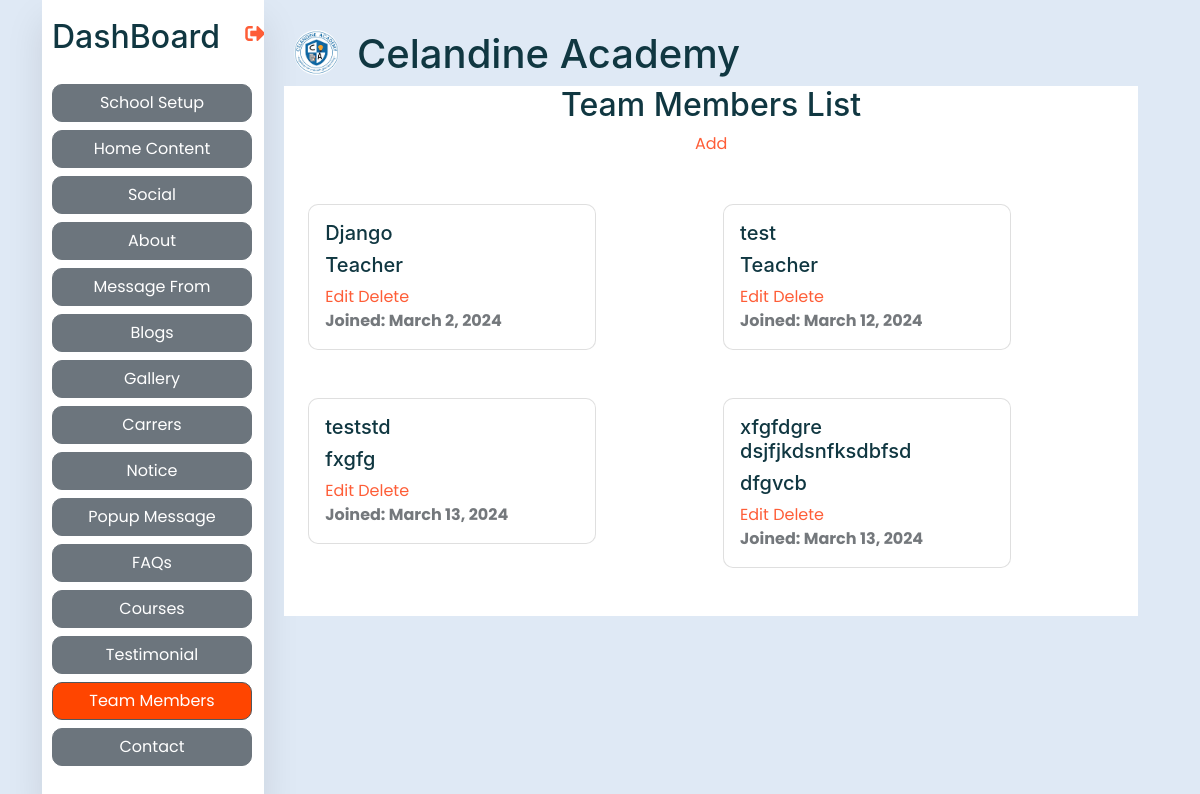
Page /view-team-members/ (signed in) on the committed database.
### base/models.py (models this page shows, shortened)
class SchoolSetup(models.Model):
    data_set = models.CharField(max_length=255)
    logo = models.ImageField(upload_to="uploads/logos")
    school_name = models.CharField(max_length=255)
    address = models.CharField(max_length=255)
    contact = models.CharField(max_length=255)
    email = models.EmailField(max_length=255)
    opening_hours = models.CharField(max_length=255)
    map_url = models.URLField(null=True, blank=True)
    created_at = models.DateTimeField(auto_now_add=True)
    class Meta:
        verbose_name_plural = "01. School Setup"

class TeamMember(models.Model):
    name = models.CharField(max_length=200)
    position = models.CharField(max_length=200)
    image = models.ImageField(upload_to='uploads/team_images')
    facebook= models.URLField(null=True, blank=True)
    instagram= models.URLField(null=True, blank=True)
    linkedin= models.URLField(null=True, blank=True)
    created_at = models.DateField(auto_now_add=True)
    class Meta:
        verbose_name_plural = "07. Team Members"

### base/views.py (the view)
# urls.py: path('view-team-members/', views.viewTeamMembers, name='viewteammembers'),
@login_required(login_url = 'login')
def viewTeamMembers(request):
    context = {}
    return render (request, 'base/viewteam.html', context)

### base/context_processors.py (called while the page is built)
def custom_data(request):
    if SchoolSetup.objects.all().exists():
        setup = SchoolSetup.objects.all().order_by('-created_at')
        data = setup[0]
        return {'data': data}
    else:
        data=None
        return {'data': data}

def social_data(request):
    if Socials.objects.all().exists():
        social = Socials.objects.all().order_by('-created_at')
        sodata = social[0]
        return {'sodata': sodata}
    else:
        sodata=None
        return {'sodata': sodata}

def vision_data(request):
    if Vision.objects.all().exists():
        vision = Vision.objects.all().order_by('-created_at')
        vdata = vision[0]
        return {'vdata': vdata}
    else:
        vdata = None
        return {'vdata': vdata}

def mission_data(request):
    if Mission.objects.all().exists():
        mission = Mission.objects.all().order_by('-created_at')
        mdata = mission[0]
        return {'mdata': mdata}
    else:
        mdata = None
        return {'mdata': mdata}

def message_data(request):
    msgdata = MessageFrom.objects.all()
    return {'message_data': msgdata}

def team_data(request):
    team = TeamMember.objects.all()
    return {'tdata': team}

def faq(request):
    faq = Faqs.objects.all()
    return {'fdata': faq}

def courses(request):
    courses = Courses.objects.all()
    return {'cdata': courses}

def testimonial(request):
    tmsg = Testimonial.objects.all()
    return {'tedata': tmsg}

def popup(request):
    modal = PopupMessage.objects.all()
    return {'pdata': modal}

### base/templates/base/viewteam.html
{% extends 'dash.html' %}
{% load static %}
{% block content %}
<div class="container-xxl bg-white p-0">
    <div class="container-fluid">
        <div class="row">
            <div class="col text-center">
                <h2>Team Members List</h2>
            </div>
        </div>
        <div class="row">
            <div class="col text-center">
                <a href="{% url 'addteammember' %}">Add</a>
            </div>
        </div>
        <div class="row mt-5">
            {% for team in tdata %}
            <div class="col mb-5">
                <div class="card" style="width: 18rem;">
                    <div class="card-body">
                        <div>
                            <h5 class="card-title">{{team.name}}</h5>
                            <h5 class="card-title">{{team.position}}</h5>
                            <a href="{% url 'editteammember' team.id %}">Edit</a>
                            <a href="{% url 'deleteteammember' team.id %}">Delete</a>
                        </div>
                        <b>Joined: {{team.created_at}}</b>
                    </div>
                </div>
            </div>
            {% endfor %}
        </div>
    </div>
</div>
</div>
{% endblock %}

### templates/dash.html (shortened to what this page needs)
{% load static %}
<html>
<head>
    <link href="{% static 'css/bootstrap.min.css' %}" rel="stylesheet">
    <link rel="stylesheet" href="https://cdnjs.cloudflare.com/ajax/libs/font-awesome/5.15.4/css/all.min.css" />
</head>
<body>
    <div class="container">
            <nav class="navbar-nav">
                <ul class="list-unstyled">
                    <div class="logo">
                        <h2 class="nav-itemss mt-2 mb-3 ">DashBoard</h2>
                        <a class="text-center" href=""> <i class="fas fa-sign-out-alt"></i>
                        </a>
                    </div>
                    {% with url_name=request.resolver_match.url_name %}
                    <li> <a href="{% url 'schoolsetup' %}"
                            class="nav-item btn btn-secondary d-block mb-2 {% if url_name == 'schoolsetup' %}active{% endif %}">School
                            Setup</a>
                    </li>
                    <li> <a href="{% url 'viewhomecontent' %}"
                            class="nav-item btn btn-secondary d-block mb-2 {% if url_name == 'viewhomecontent' %}active{% endif %}">Home
                            Content</a>
                    </li>
                    <li> <a href="{% url 'viewsocials' %}"
                            class="nav-item btn btn-secondary d-block mb-2 {% if url_name == 'viewsocials' %}active{% endif %}">Social</a>
                    </li>
                    <li> <a href="{% url 'viewabout' %}"
                            class="nav-item btn btn-secondary d-block mb-2 {% if url_name == 'viewabout' %}active{% endif %}">About</a>
                    </li>
                    <li> <a href="{% url 'viewmessagefrom' %}"
                            class="nav-item btn btn-secondary d-block mb-2 {% if url_name == 'viewmessagefrom' %}active{% endif %}">Message
                            From</a>
                    </li>
                    <li> <a href="{% url 'viewblogs' %}"
                            class="nav-item btn btn-secondary d-block mb-2 {% if url_name == 'viewblogs' %}active{% endif %}">Blogs</a>
                    </li>
                    <li> <a href="{% url 'viewgallery' %}"
                            class="nav-item btn btn-secondary d-block mb-2 {% if url_name == 'viewgallery' %}active{% endif %}">Gallery</a>
                    </li>
                    <li> <a href="{% url 'viewcarrers' %}"
                            class="nav-item btn btn-secondary d-block mb-2 {% if url_name == 'viewcarrers' %}active{% endif %}">Carrers</a>
                    </li>
                    <li> <a href="{% url 'viewnotices' %}"
                            class="nav-item btn btn-secondary d-block mb-2 {% if url_name == 'viewnotices' %}active{% endif %}">Notice</a>
                    </li>
                    <li> <a href="{% url 'viewpopups' %}"
                            class="nav-item btn btn-secondary d-block mb-2 {% if url_name == 'viewpopups' %}active{% endif %}">Popup
                            Message</a>
                    </li>
                    <li> <a href="{% url 'viewfaqs' %}"
                            class="nav-item btn btn-secondary d-block mb-2 {% if url_name == 'viewfaqs' %}active{% endif %}">FAQs</a>
                    </li>
                    <li> <a href="{% url 'viewcourses' %}"
                            class="nav-item btn btn-secondary d-block mb-2 {% if url_name == 'viewcourses' %}active{% endif %}">Courses</a>
                    </li>
                    <li> <a href="{% url 'viewtestimonials' %}"
                            class="nav-item btn btn-secondary d-block mb-2 {% if url_name == 'viewtestimonials' %}active{% endif %}">Testimonial</a>
                    </li>
                    <li> <a href="{% url 'viewteammembers' %}"
                            class="nav-item btn btn-secondary d-block mb-2 {% if url_name == 'viewteammembers' %}active{% endif %}">Team
                            Members</a>
                    </li>
                    <li> <a href="{% url 'viewcontacts' %}"
                            class="nav-item btn btn-secondary d-block mb-2 {% if url_name == 'viewcontacts' %}active{% endif %}">Contact</a>
                    </li>
                    {% endwith %}
                </ul>
            </nav>
            <section class="main">
                <div class="main-top">
                    <div class="logo">
                        <div class="row">
                            <div class="col-1"> <img src="{{data.logo.url}}" alt="">
                            </div>
                            <div class="col-11">
                                <h1>&nbsp;&nbsp;{{data.school_name}}</h1>
                            </div>
                        </div>
                    </div>
                </div>
                <div class="row">
                    <div class="col">
                        {% block content %}
                        {% endblock %}
                    </div>
                </div>
</body>
</html>

### templates/dash.html (style rules this page uses)
* { margin: 0; padding: 0; outline: none; border: none; text-decoration: none; box-sizing: border-box; font-family: "Poppins", sans-serif; }
.container .navbar-nav .nav-item:hover, .container .navbar-nav .nav-item.active { background-color: orangered; }
body { background: #dfe9f5; }
.container { display: flex; }
nav { position: relative; top: 0; bottom: 0; height: 100vh; left: 0; background: #fff; width: 280px; overflow-y: auto; box-shadow: 0 20px 35px rgba(0, 0, 0, 0.1); }
.logo { display: flex; margin: 10px 0 0 10px; }
.logo img { width: 45px; height: 45px; border-radius: 50%; }
li a { position: relative; color: rgb(85, 83, 83); font-size: 14px; display: table; width: 200px; padding: 10px; }
nav .fas { position: relative; width: 70px; height: 40px; top: 14px; font-size: 20px; text-align: center; }
.nav-item { position: relative; top: 12px; margin-left: 10px; }
.main { position: relative; padding: 20px; width: 100%; }
.main-top { display: flex; width: 100%; }

### rows in the picture
SchoolSetup: logo (picture), school_name "Celandine Academy"
TeamMember: name "Django", position "Teacher", created_at "March 2, 2024"
TeamMember: name "test", position "Teacher", created_at "March 12, 2024"
TeamMember: name "teststd", position "fxgfg", created_at "March 13, 2024"
TeamMember: name "xfgfdgre dsjfjkdsnfksdbfsd", position "dfgvcb", created_at "March 13, 2024"
